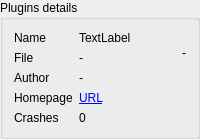
             <widget class="QGroupBox" name="groupBox_13">
              <property name="title">
               <string>Plugins details</string>
              </property>
              <layout class="QHBoxLayout" name="horizontalLayout_19" stretch="1,0">
               <item>
                <widget class="QWidget" name="widget" native="true">
                 <property name="sizePolicy">
                  <sizepolicy hsizetype="Preferred" vsizetype="Preferred">
                   <horstretch>0</horstretch>
                   <verstretch>0</verstretch>
                  </sizepolicy>
                 </property>
                 <layout class="QFormLayout" name="formLayout_2">
                  <property name="fieldGrowthPolicy">
                   <enum>QFormLayout::AllNonFixedFieldsGrow</enum>
                  </property>
                  <property name="leftMargin">
                   <number>0</number>
                  </property>
                  <property name="topMargin">
                   <number>0</number>
                  </property>
                  <property name="rightMargin">
                   <number>0</number>
                  </property>
                  <property name="bottomMargin">
                   <number>0</number>
                  </property>
                  <item row="0" column="0">
                   <widget class="QLabel" name="NameLabel">
                    <property name="text">
                     <string>Name</string>
                    </property>
                   </widget>
                  </item>
                  <item row="0" column="1">
                   <widget class="QLabel" name="NameValue">
                    <property name="text">
                     <string>TextLabel</string>
                    </property>
                   </widget>
                  </item>
                  <item row="1" column="0">
                   <widget class="QLabel" name="FileLabel">
                    <property name="text">
                     <string>File</string>
                    </property>
                   </widget>
                  </item>
                  <item row="1" column="1">
                   <widget class="QLabel" name="FileValue">
                    <property name="text">
                     <string>-</string>
                    </property>
                   </widget>
                  </item>
                  <item row="2" column="0">
                   <widget class="QLabel" name="AuthorLabel">
                    <property name="text">
                     <string>Author</string>
                    </property>
                   </widget>
                  </item>
                  <item row="2" column="1">
                   <widget class="QLabel" name="AuthorValue">
                    <property name="text">
                     <string>-</string>
                    </property>
                   </widget>
                  </item>
                  <item row="3" column="0">
                   <widget class="QLabel" name="HomepageLabel">
                    <property name="text">
                     <string>Homepage</string>
                    </property>
                   </widget>
                  </item>
                  <item row="3" column="1">
                   <widget class="QLabel" name="HomepageValue">
                    <property name="text">
                     <string>&lt;a href=&quot;http://localhost/&quot;&gt;URL&lt;/a&gt;</string>
                    </property>
                    <property name="textFormat">
                     <enum>Qt::RichText</enum>
                    </property>
                    <property name="openExternalLinks">
                     <bool>true</bool>
                    </property>
                   </widget>
                  </item>
                  <item row="4" column="0">
                   <widget class="QLabel" name="label_6">
                    <property name="text">
                     <string>Crashes</string>
                    </property>
                   </widget>
                  </item>
                  <item row="4" column="1">
                   <widget class="QLabel" name="CrashCounter">
                    <property name="text">
                     <string>0</string>
                    </property>
                   </widget>
                  </item>
                 </layout>
                </widget>
               </item>
               <item>
                <layout class="QVBoxLayout" name="verticalLayout_23" stretch="0,0,1">
                 <item>
                  <widget class="QLabel" name="VersionValue">
                   <property name="text">
                    <string>-</string>
                   </property>
                   <property name="alignment">
                    <set>Qt::AlignRight|Qt::AlignTrailing|Qt::AlignVCenter</set>
                   </property>
                  </widget>
                 </item>
                 <item>
                  <widget class="QLabel" name="Logo">
                   <property name="text">
                    <string/>
                   </property>
                   <property name="alignment">
                    <set>Qt::AlignBottom|Qt::AlignRight|Qt::AlignTrailing</set>
                   </property>
                  </widget>
                 </item>
                </layout>
               </item>
              </layout>
             </widget>
